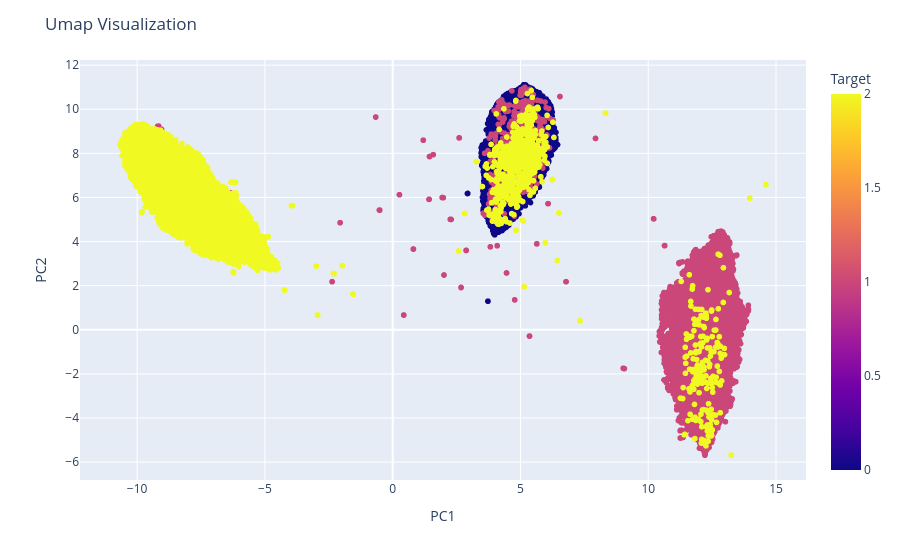

The notebook cell saved with this chart:
### Code cell
import plotly.express as px
import pandas as pd

# Create a Pandas DataFrame for Plotly
umap_df = pd.DataFrame(data=data_umap, columns=['x', 'y'])
umap_df['Target'] = pd.Series(label_list)  # Add your target variable (e.g., class labels)
umap_df['Path'] = path_list

# Create a scatter plot with Plotly
fig = px.scatter(umap_df, x='x', y='y', color='Target')
fig.update_layout(title='Umap Visualization',
                 xaxis_title='PC1',
                 yaxis_title='PC2')

### Figure 1 — Plotly figure (JSON) as saved in the notebook; plotly's stock layout.template omitted (floating-point values rounded to 4 significant figures; data arrays with more than 128 entries replaced by an {"elided": "..."} marker saying what was removed)
{"data": [{"hovertemplate": "x=%{x}<br>y=%{y}<br>Target=%{marker.color}<extra></extra>", "legendgroup": "", "marker": {"color": {"elided": "84716 int values"}, "coloraxis": "coloraxis", "symbol": "circle"}, "mode": "markers", "name": "", "showlegend": false, "type": "scattergl", "x": {"elided": "84716 float values"}, "xaxis": "x", "y": {"elided": "84716 float values"}, "yaxis": "y"}], "layout": {"coloraxis": {"colorbar": {"title": {"text": "Target"}}, "colorscale": [[0, "#0d0887"], [0.1111, "#46039f"], [0.2222, "#7201a8"], [0.3333, "#9c179e"], [0.4444, "#bd3786"], [0.5556, "#d8576b"], [0.6667, "#ed7953"], [0.7778, "#fb9f3a"], [0.8889, "#fdca26"], [1, "#f0f921"]]}, "legend": {"tracegroupgap": 0}, "margin": {"t": 60}, "title": {"text": "Umap Visualization"}, "xaxis": {"anchor": "y", "domain": [0, 1], "title": {"text": "PC1"}}, "yaxis": {"anchor": "x", "domain": [0, 1], "title": {"text": "PC2"}}}}
